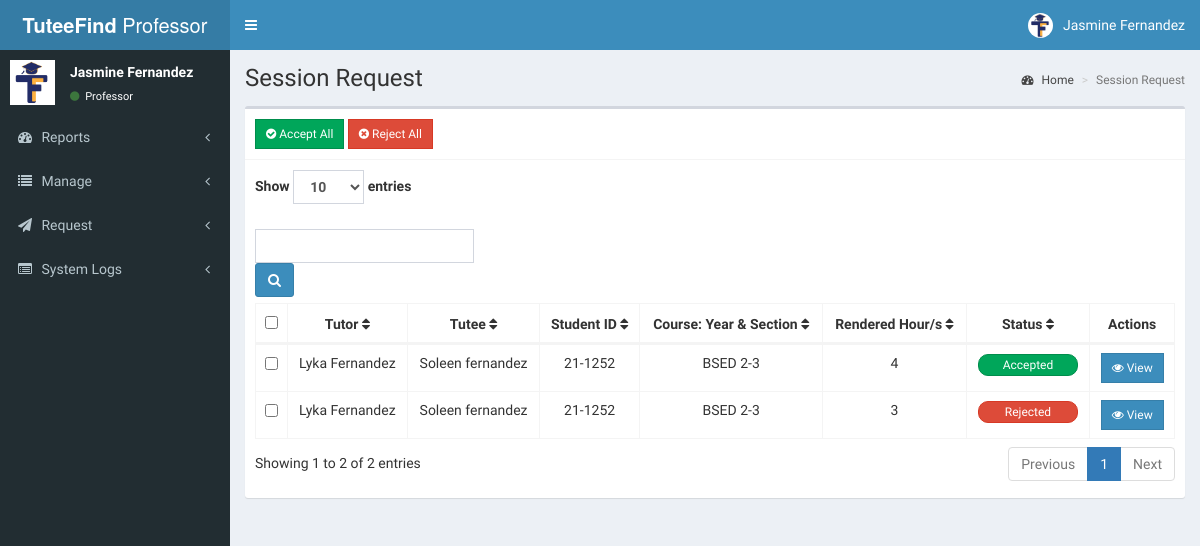
The app's page /professor/weekly_request.php (signed in) with its own data.
### tables this page shows
CREATE TABLE `professor` (
  `id` int(11) NOT NULL,
  `firstname` varchar(30) NOT NULL,
  `lastname` varchar(30) NOT NULL,
  `middlename` varchar(20) NOT NULL,
  `age` int(11) NOT NULL,
  `faculty_id` varchar(20) NOT NULL,
  `emailaddress` varchar(50) DEFAULT NULL,
  `prof_password` varchar(250) NOT NULL,
  `prof_username` varchar(250) NOT NULL,
  `prof_photo` varchar(250) DEFAULT NULL,
  `last_login` datetime DEFAULT NULL
);

CREATE TABLE `tutor` (
  `id` int(11) NOT NULL,
  `firstname` varchar(255) NOT NULL,
  `lastname` varchar(255) NOT NULL,
  `age` int(11) DEFAULT NULL,
  `sex` varchar(10) DEFAULT NULL,
  `number` varchar(20) DEFAULT NULL,
  `barangay` varchar(255) DEFAULT NULL,
  `student_id` varchar(50) DEFAULT NULL,
  `course` varchar(100) DEFAULT NULL,
  `year_section` varchar(255) DEFAULT NULL,
  `photo` varchar(255) DEFAULT NULL,
  `professor` varchar(50) NOT NULL,
  `fblink` varchar(255) NOT NULL,
  `bio` text DEFAULT NULL,
  `emailaddress` varchar(255) NOT NULL,
  `password` varchar(255) NOT NULL
);

CREATE TABLE `tutee_progress` (
  `id` int(11) NOT NULL,
  `tutee_id` int(11) NOT NULL,
  `tutor_id` int(11) NOT NULL,
  `week_number` int(11) NOT NULL,
  `uploaded_files` varchar(255) DEFAULT NULL,
  `description` varchar(255) NOT NULL,
  `date` datetime DEFAULT NULL ON UPDATE current_timestamp(),
  `rendered_hours` int(11) NOT NULL,
  `location` varchar(255) NOT NULL,
  `subject` varchar(255) NOT NULL,
  `status` enum('pending','accepted','rejected') NOT NULL,
  `remarks` varchar(255) NOT NULL
);

### professor/weekly_request.php (the view, shortened to what this page needs)
<?php include 'includes/session.php'; ?>
<?php include 'includes/header.php'; ?>
<?php
$search = isset($_GET['search']) ? $_GET['search'] : '';
$page = isset($_GET['page']) ? (int)$_GET['page'] : 1;
$limit = isset($_GET['limit']) ? (int)$_GET['limit'] : 10;
$offset = ($page - 1) * $limit;
$professor_id = $_SESSION['professor_id'];
$total_sql = "
    SELECT COUNT(*) AS total
    FROM tutor t
    INNER JOIN tutee_progress w ON t.id = w.tutor_id
    INNER JOIN professor p ON t.professor = p.faculty_id
    INNER JOIN tutee tt ON tt.id = w.tutee_id
    WHERE p.id = ?
      AND (
          CONCAT(LOWER(t.firstname), ' ', LOWER(t.lastname)) LIKE ? OR
          LOWER(t.student_id) LIKE ? OR
          CONCAT(LOWER(t.course), ' ', LOWER(t.year_section)) LIKE ?
      )
";
$stmt_total = $conn->prepare($total_sql);
$search_param = "%$search%";
$stmt_total->bind_param("isss", $professor_id, $search_param, $search_param, $search_param);
$stmt_total->execute();
$total_result = $stmt_total->get_result();
$total_rows = $total_result->fetch_assoc()['total'];
$total_pages = ceil($total_rows / $limit);
?>
<body class="hold-transition skin-blue sidebar-mini">
<div class="wrapper">
  <?php include 'includes/navbar.php'; ?>
  <?php include 'includes/menubar.php'; ?>
  <div class="content-wrapper">
    <section class="content-header">
      <h1>
Session Request
      </h1>
      <ol class="breadcrumb">
        <li><a href="#"><i class="fa fa-dashboard"></i> Home</a></li>
        <li class="active">Session Request</li>
      </ol>
    </section>
    <section class="content">
      <div class="row">
        <div class="col-xs-12">
          <div class="box">
            <div class="box-header with-border">
            <button class='btn btn-success btn-sm eventAcceptAll btn-flat' data-id='".$row['event_id']."'><i class="fa fa-check-circle mr-2"></i> Accept All</button>
            <button class='btn btn-danger btn-sm btn-flat eventRejectAll' data-id='" . $row['event_id'] . "'>
                    <i class='fa fa-times-circle mr-2'></i> Reject All
                </button>
            </div>
            <div class="box-body">
<form method="GET" action="weekly_request.php" class="form-inline d-flex justify-content-between align-items-center">
    <div class="form-group me-4">
        <label>Show
            <select name="limit" class="form-control" onchange="this.form.submit()">
                <option value="10" <?php if ($limit == 10) echo 'selected'; ?>>10</option>
            </select> entries
        </label>
        <div class="form-group me-2">
            <input type="text" name="search" placeholder="" value="<?php echo htmlspecialchars($search); ?>" class="form-control">
        </div>
        <button type="submit" class="btn btn-primary"><i class="fa fa-search"></i></button>
    </div>
</form>
<div id="example1_wrapper" class="dataTables_wrapper form-inline dt-bootstrap no-footer">
  <div class="row">
    <div class="col-sm-12">
      <div style="max-height: 270px; overflow-y: auto;" class="scrollable-table">
        <table id="example1" class="table table-bordered dataTable no-footer" role="grid" aria-describedby="example1_info">
          <thead>
            <tr role="row">
              <th><input type="checkbox" id="selectAll"></th>
              <th onclick="sortTable(1)">Tutor <i class="fa fa-sort" aria-hidden="true"></i></th>
              <th onclick="sortTable(2)">Tutee <i class="fa fa-sort" aria-hidden="true"></i></th>
              <th onclick="sortTable(3)">Student ID <i class="fa fa-sort" aria-hidden="true"></i></th>
              <th onclick="sortTable(4)">Course: Year & Section <i class="fa fa-sort" aria-hidden="true"></i></th>
              <th onclick="sortTable(5)">Rendered Hour/s <i class="fa fa-sort" aria-hidden="true"></i></th>
              <th onclick="sortTable(6)">Status <i class="fa fa-sort" aria-hidden="true"></i></th>
              <th>Actions</th>
            </tr>
          </thead>
          <tbody>
          <?php
if (isset($_SESSION['professor_id'])) {
  $professor_id = $_SESSION['professor_id'];
  $search = isset($_GET['search']) ? '%' . $_GET['search'] . '%' : '%%';
  $sql = "
    SELECT
        t.id AS tutor_id,  -- Add this line
        p.lastname AS proflast,
        t.firstname AS tutfirst,
        t.lastname AS tutlast,
        t.student_id,
        t.course,
        t.year_section,
        w.id AS weekly_id,
        w.rendered_hours,
        w.status,
        w.remarks,
        tt.firstname AS tuteefirst,
        tt.lastname AS tuteelast,
        CONCAT(tt.firstname, ' ', tt.lastname) AS tutee_fullname
    FROM tutor t
    INNER JOIN tutee_progress w ON t.id = w.tutor_id
    INNER JOIN professor p ON t.professor = p.faculty_id
    INNER JOIN tutee tt ON tt.id = w.tutee_id
    WHERE p.id = ?
      AND (
          CONCAT(LOWER(t.firstname), ' ', LOWER(t.lastname)) LIKE ? OR
          LOWER(t.student_id) LIKE ? OR
          CONCAT(LOWER(t.course), ' ', LOWER(t.year_section)) LIKE ?
      )
    LIMIT ? OFFSET ?
";
if ($stmt = $conn->prepare($sql)) {
    $stmt->bind_param("isssii", $professor_id, $search_param, $search_param, $search_param, $limit, $offset);
    $stmt->execute();
    $result = $stmt->get_result();
} else {
    echo "Error preparing the SQL statement: " . $conn->error;
}
  if ($result->num_rows > 0) {
    while ($row = $result->fetch_assoc()) {
      $name = htmlspecialchars($row['tutfirst']) . ' ' . htmlspecialchars($row['tutlast']);
      $name2 = htmlspecialchars($row['tutee_fullname']);
        $courseYearSection = htmlspecialchars($row['course']) . ' ' . htmlspecialchars($row['year_section']);
        $renderedHours = htmlspecialchars($row['rendered_hours']);
        $status = htmlspecialchars($row['status']);
        $statusClass = '';
        $statusText = '';
        switch ($status) {
            case 'accepted':
                $statusClass = 'btn-success';
                $statusText = 'Accepted';
                break;
            case 'rejected':
                $statusClass = 'btn-danger';
                $statusText = 'Rejected';
                break;
        }
        echo "
            <tr>
                <td><input type='checkbox' class='selectRow' value='" . $row['tutor_id'] . "'></td>
                <td>$name</td>
                <td>$name2</td>
                <td>" . htmlspecialchars($row['student_id']) . "</td>
                <td>$courseYearSection</td>
                <td>$renderedHours</td>
                <td style='text-align: center;'>
                    <button class='btn $statusClass btn-sm' style='border-radius: 10px; padding: 1px 10px; width: 100px;'>
                        $statusText
                    </button>
                </td>
                <td>
                    <button class='btn btn-primary btn-sm btn-flat viewWeeklyReport' data-id='" . $row['weekly_id'] . "'>
                        <i class='fa fa-eye'></i> View
                    </button>";
        echo "
                </td>
            </tr>
        ";
    }
}
  } else {
      echo "<tr><td colspan='7'>No records found</td></tr>";
  }
  ?>
</tbody>
</table>
</div>
    </div>
  </div>
              <div class="row">
                <div class="col-sm-5">
                  <div class="dataTables_info" id="example1_info" role="status" aria-live="polite">
                    Showing <?php echo ($offset + 1) . ' to ' . min($offset + $limit, $total_rows) . ' of ' . $total_rows . ' entries'; ?>
                  </div>
                </div>
                <div class="col-sm-7">
                  <div class="dataTables_paginate paging_simple_numbers" id="example1_paginate">
                    <ul class="pagination">
                      <li class="paginate_button previous <?php if ($page <= 1) echo 'disabled'; ?>" id="example1_previous">
                        <a href="?search=<?php echo urlencode($search); ?>&page=<?php echo $page - 1; ?>&limit=<?php echo $limit; ?>" aria-controls="example1" data-dt-idx="0" tabindex="0">Previous</a>
                      </li>
                      <?php for ($i = 1; $i <= $total_pages; $i++): ?>
                        <li class="paginate_button <?php if ($page == $i) echo 'active'; ?>">
                          <a href="?search=<?php echo urlencode($search); ?>&page=<?php echo $i; ?>&limit=<?php echo $limit; ?>" aria-controls="example1" data-dt-idx="<?php echo $i; ?>" tabindex="0"><?php echo $i; ?></a>
                        </li>
                      <?php endfor; ?>
                      <li class="paginate_button next <?php if ($page >= $total_pages) echo 'disabled'; ?>" id="example1_next">
                        <a href="?search=<?php echo urlencode($search); ?>&page=<?php echo $page + 1; ?>&limit=<?php echo $limit; ?>" aria-controls="example1" data-dt-idx="7" tabindex="0">Next</a>
                      </li>
                    </ul>
                  </div>
                </div>
              </div>
            </div>
          </div>
        </div>
      </div>
    </div>
  </section>
</div>
<?php include 'includes/tutor_modal.php'; ?>
</div>
<?php include 'includes/scripts.php'; ?>
</body>
</html>

### professor/includes/navbar.php (shortened to what this page needs)
<?php
include 'includes/session.php';
if(isset($_SESSION['professor_id'])) {
    $professor_id = $_SESSION['professor_id'];
    $sql = "SELECT * FROM professor WHERE id = ?";
    $stmt = $conn->prepare($sql);
    $stmt->bind_param("i", $professor_id);
    $stmt->execute();
    $result = $stmt->get_result();
    if($result->num_rows == 1) {
        $user = $result->fetch_assoc();
    }
} else {
    header('location: index.php');
    exit();
}
?>
<header class="main-header">
<a href="#" class="logo">
    <span class="logo-lg"><b>TuteeFind</b> Professor</span>
</a>
<nav class="navbar navbar-static-top">
    <a href="#" class="sidebar-toggle" data-toggle="push-menu" role="button">
    </a>
    <div class="navbar-custom-menu">
    <ul class="nav navbar-nav">
        <li class="dropdown user user-menu">
        <a href="#" class="dropdown-toggle" data-toggle="dropdown">
        <img src="<?php echo (!empty($user['prof_photo'])) ? '../images/'.$user['prof_photo'] : '../assets/TuteeFindLogoName.jpg'; ?>" class="user-image" alt="User Image">
            <span class="hidden-xs"><?php echo $user['firstname'].' '.$user['lastname']; ?></span>
        </a>
        </li>
    </ul>
    </div>
</nav>
</header>

### professor/includes/menubar.php (shortened to what this page needs)
<aside class="main-sidebar">
  <section class="sidebar">
    <div class="user-panel">
      <div class="pull-left image">
      <img src="<?php echo (!empty($user['prof_photo'])) ? '../images/'.$user['prof_photo'] : '../assets/TuteeFindLogoName.jpg'; ?>" class="user-image" alt="User Image">
      </div>
      <div class="pull-left info">
        <p><?php echo $user['firstname'].' '.$user['lastname']; ?></p>
        <a><i class="fa fa-circle text-success"></i> Professor</a>
      </div>
    </div>
    <ul class="sidebar-menu" data-widget="tree">
    <li class="treeview">
        <a href="#">
            <i class="fa fa-dashboard"></i> <span>Reports</span>
            <span class="pull-right-container">
                <i class="fa fa-angle-left pull-right"></i>
            </span>
        </a>
    </li>
    <li class="treeview">
        <a href="#">
            <i class="fa fa-list"></i> <span>Manage</span>
            <span class="pull-right-container">
                <i class="fa fa-angle-left pull-right"></i>
            </span>
        </a>
    </li>
     <li class="treeview">
        <a href="#">
        <i class="fa fa-paper-plane"></i> <span>Request</span>
            <span class="pull-right-container">
                <i class="fa fa-angle-left pull-right"></i>
            </span>
        </a>
    </li>
     <li class="treeview">
        <a href="#">
            <i class="fa fa-list-alt"></i> <span>System Logs</span>
            <span class="pull-right-container">
                <i class="fa fa-angle-left pull-right"></i>
            </span>
        </a>
    </li>
</ul>
  </section>
</aside>

### professor/weekly_request.php (style rules this page uses)
.scrollable-table { max-height: 230px; overflow-y: auto; border-collapse: collapse; display: block; }
.scrollable-table thead { position: sticky; top: 0; background-color: #fff; z-index: 1; }
table { width: 100%; border-collapse: collapse; }
table th, table td { padding: 10px; border: 1px solid #ddd; }
table td button { padding: 5px 10px; background-color: #007bff; color: white; border: none; cursor: pointer; border-radius: 4px; }
table th { text-align: center; }
table td { text-align: center; }
table td button { display: inline-block; text-align: center; }

### records on screen
professor: firstname "Jasmine", lastname "Fernandez"
tutor: name "Lyka Fernandez", name2 "Soleen fernandez", student "21-1252", courseYearSection "BSED 2-3", tutee_progress.rendered_hours "4", tutee_progress.status "Accepted", tutee_progress.rendered_hours "3", tutee_progress.status "Rejected"

### other values on screen
$offset + 1 "1"
min($offset + $limit, $total_rows) "2"
$total_rows "2"
